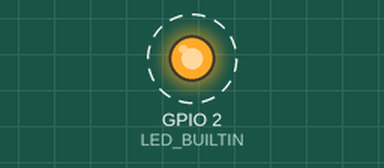
Simulated run of this program. Board: ESP32. Parts: output pins drawn as LEDs (lit = HIGH). Dashed ring = blinking. What the program prints to the serial monitor is not drawn.

Above: at 1.5 s.
Timing chart, 0 to 5.6 s (numbered marks = the images above):
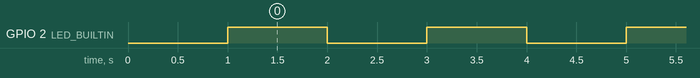

The program:

main.cpp
```cpp
/**
 * ESP32 Blink
 * 经典的 LED 闪烁示例，验证开发板正常工作
 *
 * 默认 GPIO2 是大多数 ESP32 开发板上的板载 LED
 */

#include <Arduino.h>

// LED 引脚 - ESP32 Dev Module 通常板载 LED 在 GPIO2
// 如果你的板子不同，请修改这个值
#define LED_BUILTIN 2

void setup()
{
  // 初始化串口，方便调试
  Serial.begin(115200);
  delay(1000);
  Serial.println("\nESP32 Blink 启动!");

  // 设置 LED 引脚为输出模式
  pinMode(LED_BUILTIN, OUTPUT);
}

void loop()
{
  digitalWrite(LED_BUILTIN, HIGH); // 点亮 LED
  Serial.println("LED ON");
  delay(1000);                     // 等待 1 秒

  digitalWrite(LED_BUILTIN, LOW);  // 熄灭 LED
  Serial.println("LED OFF");
  delay(1000);                     // 等待 1 秒
}
```

Measured:
- by itself, GPIO 2 (LED_BUILTIN): alternates HIGH for 1.0 s and LOW for 1.0 s
